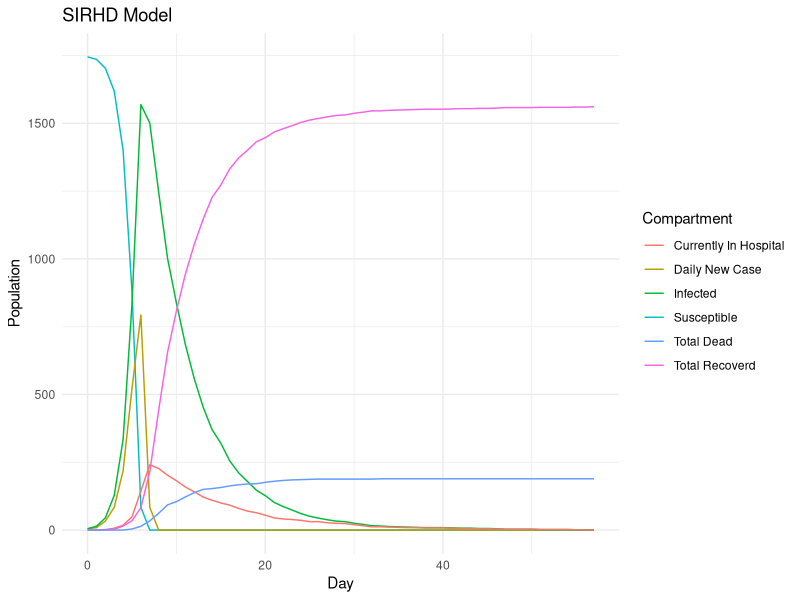
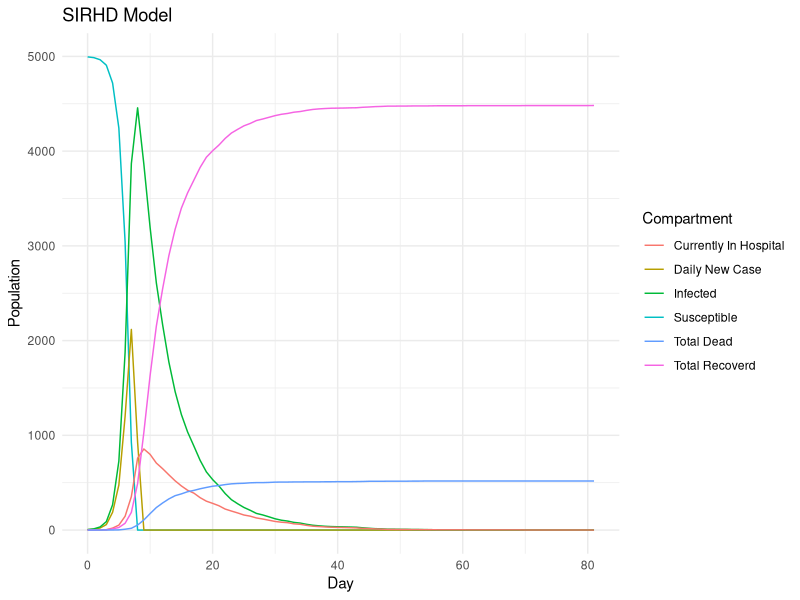

R code for these plots, in order: (Note: a time limit stopped this script after it produced the figures.)
## ---- chunk 1
knitr::opts_chunk$set(echo = FALSE, message = FALSE, warning = FALSE)
library(dplyr)
library(ggplot2)
## ---- chunk 2
model.data = function(N, beta, I.0, p, epsilon, theta, gamma, TimeH, TimeNH){
  I.rate = beta/N
  psi = 1/TimeH
  lambda = 1/TimeNH
  curr.day = 0
  S = p * N - I.0
  NS.0 = N - S - I.0
  NS = NS.0
  NewInfected = I.0
  Total.Hospital = 0
  Total.NonHospital = 0
  Total.Infected = NewInfected + Total.Hospital + Total.NonHospital
  Total.Infective = NewInfected + Total.NonHospital
  Hospital.Recovered = 0
  NonHospital.Recovered = 0
  Hospital.Dead = 0
  NonHospital.Dead = 0
  Total.Recovered = Hospital.Recovered + NonHospital.Recovered
  Total.Dead = Hospital.Dead + NonHospital.Dead
  Pop = S + NS + Total.Infected + Total.Dead
  Leaving.Hospital = 0
  Leaving.NonHospital = 0
  Recovered.Hospital.today = 0
  Recovered.NonHospital.today = 0
  Entering.Hospital = 0
  
  # If you want a full table like the excel, uncomment all lines in the df below
  df = data_frame(Day = curr.day,
                  Susceptible = S,
                  Non.Susceptible = NS,
                  Daily.New.Case = NewInfected,
                  Total.In.Hospital = Total.Hospital,
                  # Total.NonHospital = Total.NonHospital,
                  Infected = Total.Infected,
                  # Total.Infective = Total.Infective,
                  # Recovered.In.Hospital = Hospital.Recovered,
                  # Dead.In.Hospital = Hospital.Dead,
                  Total.Recovered = Total.Recovered,
                  Total.Dead = Total.Dead)
  
  # Watch the disease until it ends (daily new case = 0) or at max 200 days
  while(Total.Infected > 0 & curr.day < 1000){
    curr.day = curr.day + 1
    
    # Number of individuals recovered from the infected in hospital (previous day)
    # First need to see how many are leaving the hospital
    Leaving.Hospital = rbinom(1, Total.Hospital, psi)
    # Then how many of those recovered
    Recovered.Hospital.today = rbinom(1, Leaving.Hospital, theta)
    Hospital.Recovered = Hospital.Recovered + Recovered.Hospital.today
    Hospital.Dead = Hospital.Dead + Leaving.Hospital - Recovered.Hospital.today
    
    # Number of individuals dead from the infected in hospital (previous day)
    # First need to see how many not in hospital are getting over disease
    NonHospital.leaving = rbinom(1, Total.NonHospital, lambda)
    # How many of those are recovering
    Recovered.NonHospital.today = rbinom(1, NonHospital.leaving, gamma)
    NonHospital.Recovered = NonHospital.Recovered + Recovered.NonHospital.today
    NonHospital.Dead = NonHospital.Dead + NonHospital.leaving - Recovered.NonHospital.today
    
    # Total number of recovered or dead so far (cumulative)
    Total.Recovered = Hospital.Recovered + NonHospital.Recovered
    Total.Dead = Hospital.Dead + NonHospital.Dead
    
    # Number of individuals hospitalized from the infected in the previous day
    Entering.Hospital = rbinom(1, NewInfected, epsilon)
    Total.Hospital =  Entering.Hospital + Total.Hospital - Leaving.Hospital
    Total.NonHospital = NewInfected + Total.NonHospital - Entering.Hospital - NonHospital.leaving
    
    # Newly infected case today and total actively infected so far
    NewInfected = min(S, rbinom(1, S * Total.Infective, I.rate))
    Total.Infected = NewInfected + Total.Hospital + Total.NonHospital
    
    # Susceptible population left
    S = S - NewInfected
    
    # Current non-susceptible group
    NS = NS.0 + Total.Recovered
    
    # Infective group that can spread the disease the next day
    Total.Infective = NewInfected + Total.NonHospital
    
    # Confirm population
    Pop = S + NS + Total.Infected + Total.Dead
    
    # If you want a full table like the excel, uncomment this
    # data = c(curr.day, S, NS, NewInfected, Total.Hospital, Total.NonHospital, Total.Infected, Total.Infective, Hospital.Recovered, Hospital.Dead, Total.Recovered, Total.Dead, Pop)
    data = c(curr.day, S, NS, NewInfected, Total.Hospital, Total.Infected, Total.Recovered, Total.Dead)
    df = rbind(df, data)
  }
  return(df)
}
model.plot = function(data){
  p = ggplot(data  = data, aes(x = Day)) +
        geom_line(aes(y = Susceptible, color = "Susceptible")) +
        geom_line(aes(y = Daily.New.Case, color = "Daily New Case")) +
        geom_line(aes(y = Infected, color = "Infected")) +
        geom_line(aes(y = Total.In.Hospital, color = "Currently In Hospital")) +
        geom_line(aes(y = Total.Recovered, color = "Total Recoverd")) +
        geom_line(aes(y = Total.Dead, color = "Total Dead")) +
        scale_color_discrete(name = "Compartment") +
        labs(y = "Population", title = "SIRHD Model") + 
        theme_minimal()
  return(p)
}
model.info = function(data){
  Last.Day = nrow(data)
  Status = ifelse(data[Last.Day,]$Daily.New.Case == 0, "Ended", "Going")
  Total.Death = data[Last.Day,]$Total.Dead
  Total.Infected = sum(data$Daily.New.Case)
  Max.New.Case = max(data$Daily.New.Case)
  Peak.Day.New.Case = data[data$Daily.New.Case == Max.New.Case,]$Day
  Max.In.Hospital = max(data$Total.In.Hospital)
  Peak.Day.Hospital= data[data$Total.In.Hospital == Max.In.Hospital,]$Day
  info = c(Last.Day, Status, Total.Death, Total.Infected, Max.New.Case, Peak.Day.New.Case, Max.In.Hospital, Peak.Day.Hospital)
  return(info)
}
# Confirm the model by calculating that all compartments sum to population at any day
model.confirm = function(data){
  data$Pop = data$S + data$NS + data$Total.Infected + data$Total.Dead
  return(data)
}
SIRHD.model = function(N, beta, I.0, p, epsilon, theta, gamma, TimeH, TimeNH){
  param = c(N, beta, epsilon, theta, gamma, TimeH, TimeNH)
  data = model.data(N, beta, I.0, p, epsilon, theta, gamma, TimeH, TimeNH)
  plot = model.plot(data)
  result_info = model.info(data)
  info = c(param, result_info)
  return(list(data,plot,info))
}

 test.model = SIRHD.model(3500, 4, 5, 0.5, 0.15, 0.9, 0.9, 10, 5)
 test.model
## ---- chunk 3
test.model = SIRHD.model(10000, 4, 5, 0.5, 0.2, 0.9, 0.9, 10, 5)
test.model[[1]]
test.model[[2]]
model.summary = cbind(c("Population", "Beta", "HospitalizationRate", "HospitalizedRecoveryRate", "NonHospitalizedRecoveryRate", "HospitalizationTime", "InfectionTime"), test.model[[3]][1:7], c("LastDay", "Status", "TotalDeath", "TotalInfected", "MaxNewCase", "PeakDayNewCase", "MaxInHospital", "PeakDayHospital"), test.model[[3]][8:15])
model.summary = as.data.frame(model.summary)
colnames(model.summary) = c("Parameter", "Value", "Result", "Value")
model.summary
## ---- chunk 4
I.0 = 5
S.rate = 0.5

# List of Explanatory Variables:
Pop.Lst = c(10000, 100000, 1000000)
Beta.Lst = c(2,4)
Hrate.Lst = c(0.05, 0.1, 0.15)
RrateH.Lst = c(0.9, 0.95)
RrateNH.Lst = c(0.9, 0.95)
TimeH.Lst = c(10, 15)
TimeNH.Lst = c(1, 5)

#Pop.Lst, Beta.Lst, Hrate.Lst, RrateH.Lst, RrateNH.Lst, TimeH.Lst, TimeNH.Lst
result_table = data.frame()

# Run 10 simulations of every 288 combinations
sims = 10
for(i in 1:sims){
  for(N in Pop.Lst){
    for(b in Beta.Lst){
      for(hr in Hrate.Lst){
        for(rrh in RrateH.Lst){
          for(rrnh in RrateNH.Lst){
            for(th in TimeH.Lst){
              for(tnh in TimeNH.Lst){
                model = SIRHD.model(N, b, I.0, S.rate, hr, rrh, rrnh, th, tnh)
                result_table = rbind(result_table, model[[3]], stringsAsFactors = FALSE)
              }
            }
          }
        }
      }
    }
  }
}

colnames(result_table) = c("Population", "Beta", "HospitalizationRate", "HospitalizedRecoveryRate", "NonHospitalizedRecoveryRate", "HospitalizationTime", "InfectionTime", "LastDay", "Status", "TotalDeath", "TotalInfected", "MaxNewCase", "PeakDayNewCase", "MaxInHospital", "PeakDayHospital")
result_table[1:7] = as.data.frame(sapply(result_table[1:7], as.numeric))
result_table[1:7] = format(result_table[1:7], scientific = FALSE)
result_table[c(1:7,9)] = as.data.frame(sapply(result_table[c(1:7,9)], as.factor))
result_table[c(8,10:15)] = as.data.frame(sapply(result_table[c(8,10:15)], as.numeric))

numericPop = as.numeric(as.character(result_table$Population))

result_table$DeathProportion = result_table$TotalDeath / numericPop
result_table$InfectedProportion = result_table$TotalInfected / numericPop
result_table$MaxCaseProportion = result_table$MaxNewCase / numericPop
result_table$MaxHospitalProportion = result_table$MaxInHospital / numericPop
result_table
## ---- chunk 5
# Full model without interaction
Death.Anova = aov(DeathProportion ~ Population + Beta + HospitalizationRate + HospitalizedRecoveryRate + NonHospitalizedRecoveryRate + HospitalizationTime + InfectionTime, data = result_table) 
summary(Death.Anova)

# Reduced model with interaction between significant variables from full model
Death.Anova1 = aov(DeathProportion ~ Beta + HospitalizedRecoveryRate + NonHospitalizedRecoveryRate + InfectionTime 
                   + Beta*HospitalizedRecoveryRate + Beta*NonHospitalizedRecoveryRate + Beta*InfectionTime 
                   + HospitalizedRecoveryRate*NonHospitalizedRecoveryRate + HospitalizedRecoveryRate*InfectionTime + NonHospitalizedRecoveryRate*InfectionTime, 
                   data = result_table)
summary(Death.Anova1)

# Summarize main effects of each significant variable
avg.Beta = result_table %>% group_by(Beta) %>% summarise(Average.Death.Proportion = mean(DeathProportion))
avg.InfectionTime = result_table %>% group_by(InfectionTime) %>% summarise(Average.Death.Proportion = mean(DeathProportion))
avg.HospitalizedRecoveryRate = result_table %>% group_by(HospitalizedRecoveryRate) %>% summarise(Average.Death.Proportion = mean(DeathProportion))
avg.NonHospitalizedRecoveryRate = result_table %>% group_by(NonHospitalizedRecoveryRate) %>% summarise(Average.Death.Proportion = mean(DeathProportion))

avg.Beta$Var = "Beta"
names(avg.Beta) = c("Level", "Average.Death.Proportion", "Var")

avg.HospitalizedRecoveryRate$Var = "Hospitalization Recovery Rate"
names(avg.HospitalizedRecoveryRate) = c("Level", "Average.Death.Proportion", "Var")

avg.NonHospitalizedRecoveryRate$Var = "Non-Hospitalization Recovery Rate"
names(avg.NonHospitalizedRecoveryRate) = c("Level", "Average.Death.Proportion", "Var")

avg.InfectionTime$Var = "Infection Time"
names(avg.InfectionTime) = c("Level", "Average.Death.Proportion", "Var")

avg.all = rbind(avg.Beta, avg.HospitalizedRecoveryRate, avg.NonHospitalizedRecoveryRate, avg.InfectionTime)

# Main Effect Plots
ggplot(avg.all, aes(x = Level, y = Average.Death.Proportion, group = Var)) + 
  geom_line() +
  geom_point() + 
  facet_grid(cols = vars(Var), scales = "free_x") + 
  theme_bw() + 
  ggtitle("Main Effects Plot for Total Infected Proportion") + 
  geom_hline(yintercept = mean(result_table$DeathProportion))

# Summarize interaction effects by all combinations of significant variables
DeathSummary = result_table %>% group_by(Beta, InfectionTime, HospitalizedRecoveryRate, NonHospitalizedRecoveryRate) %>% summarise(Average.Death.Proportion = mean(DeathProportion))

# New facet label names for dose variable
InfectionTime.labs <- c("With quarantine", "Without quarantine")
names(InfectionTime.labs) <- c("1", "5")

# New facet label names for supp variable
Beta.labs <- c("Beta = 2", "Beta = 4")
names(Beta.labs) <- c("2", "4")

# Interaction Plot
ggplot(DeathSummary, 
       aes(x = NonHospitalizedRecoveryRate, 
           y = Average.Death.Proportion,
           color = HospitalizedRecoveryRate,
           group = HospitalizedRecoveryRate)) +
  geom_point() + 
  geom_line() +
  facet_grid(Beta ~ InfectionTime, labeller = labeller(InfectionTime = InfectionTime.labs, Beta = Beta.labs)) +
  # geom_point(aes(color = HospitalizedRecoveryRate)) + 
  theme_bw() + 
  ggtitle("Interaction Plot for Infected Proportion")
## ---- chunk 6
# Full model without interaction
Infected.Anova = aov(InfectedProportion ~ Population + Beta + HospitalizationRate + HospitalizedRecoveryRate + NonHospitalizedRecoveryRate + HospitalizationTime + InfectionTime, data = result_table)
summary(Infected.Anova)

# Reduced model with interaction between significant variables from full model
Infected.Anova1 = aov(InfectedProportion ~ Beta + HospitalizationRate + InfectionTime 
                      + Beta*HospitalizationRate + Beta*InfectionTime + HospitalizationRate*InfectionTime, 
                      data = result_table)
summary(Infected.Anova1)

# Summarize main effects of each significant variable
avg.Beta = result_table %>% group_by(Beta) %>% summarise(Average.Infected.Proportion = mean(InfectedProportion))
avg.InfectionTime = result_table %>% group_by(InfectionTime) %>% summarise(Average.Infected.Proportion = mean(InfectedProportion))
avg.HospitalizationRate = result_table %>% group_by(HospitalizationRate) %>% summarise(Average.Infected.Proportion = mean(InfectedProportion))
avg.Beta$Var = "Beta"
names(avg.Beta) = c("Level", "Average.Infected.Proportion", "Var")
avg.HospitalizationRate$Var = "Hospitalization Rate"
names(avg.HospitalizationRate) = c("Level", "Average.Infected.Proportion", "Var")
avg.InfectionTime$Var = "Infection Time"
names(avg.InfectionTime) = c("Level", "Average.Infected.Proportion", "Var")
avg.all = rbind(avg.Beta, avg.HospitalizationRate, avg.InfectionTime)

# Main Effect Plots
ggplot(avg.all, aes(x = Level, y = Average.Infected.Proportion, group = Var)) + 
  geom_line() +
  geom_point() + 
  facet_grid(cols = vars(Var), scales = "free_x") + 
  theme_bw() + 
  ggtitle("Main Effects Plot for Total Infected Proportion") + 
  geom_hline(yintercept = mean(result_table$InfectedProportion))

# Summarize interaction effects by all combinations of significant variables
InfectedSummary = result_table %>% group_by(Beta, InfectionTime, HospitalizationRate) %>% summarise(Average.Infected.Proportion = mean(InfectedProportion))

# New facet label names for dose variable
InfectionTime.labs <- c("With quarantine", "Without quarantine")
names(InfectionTime.labs) <- c("1", "5")

# Interaction Plot
ggplot(InfectedSummary, 
       aes(x = HospitalizationRate, 
           y = Average.Infected.Proportion, 
           group = Beta,
           color = Beta)) + 
  geom_line() +
  geom_point() + 
  facet_grid(~ InfectionTime, labeller = labeller(InfectionTime = InfectionTime.labs, Beta = Beta.labs)) +
  theme_bw() + 
  ggtitle("Interaction Plot for Infected Proportion")
## ---- chunk 7
NewCase.Anova = aov(MaxCaseProportion ~ Population + Beta + HospitalizationRate + HospitalizedRecoveryRate + NonHospitalizedRecoveryRate + HospitalizationTime + InfectionTime, data = result_table)
summary(NewCase.Anova)
## ---- chunk 8
PeakDay.Anova = aov(PeakDayNewCase ~ Population + Beta + HospitalizationRate + HospitalizedRecoveryRate + NonHospitalizedRecoveryRate + HospitalizationTime + InfectionTime, data = result_table)
summary(PeakDay.Anova)
## ---- chunk 9
Hospital.Anova = aov(MaxHospitalProportion ~ Population + Beta + HospitalizationRate + HospitalizedRecoveryRate + NonHospitalizedRecoveryRate + HospitalizationTime + InfectionTime, data = result_table)
summary(Hospital.Anova)
## ---- chunk 10
PeakDayH.Anova = aov(PeakDayHospital ~ Population + Beta + HospitalizationRate + HospitalizedRecoveryRate + NonHospitalizedRecoveryRate + HospitalizationTime + InfectionTime, data = result_table)
summary(PeakDayH.Anova)
## ---- chunk 11
NewCase.Anova = aov(MaxCaseProportion ~ Population + Beta + HospitalizationRate + HospitalizedRecoveryRate + NonHospitalizedRecoveryRate + HospitalizationTime + InfectionTime , data = result_table)
summary(NewCase.Anova)
## ---- chunk 12
PeakDay.Anova = aov(PeakDayNewCase ~ Population + Beta + HospitalizationRate + HospitalizedRecoveryRate + NonHospitalizedRecoveryRate + HospitalizationTime + InfectionTime, data = result_table)
summary(PeakDay.Anova)
## ---- chunk 13
Hospital.Anova = aov(MaxHospitalProportion ~ Population + Beta + HospitalizationRate + HospitalizedRecoveryRate + NonHospitalizedRecoveryRate + HospitalizationTime + InfectionTime + Beta:InfectionTime, data = result_table)
summary(Hospital.Anova)
## ---- chunk 14
PeakDayH.Anova = aov(PeakDayHospital ~ Population + Beta + HospitalizationRate + HospitalizedRecoveryRate + NonHospitalizedRecoveryRate + HospitalizationTime + InfectionTime, data = result_table)
summary(PeakDayH.Anova)
